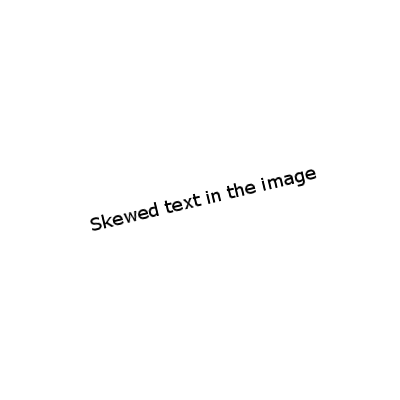
#> input picture notebooks/data/skewed.png, 400 x 400 px
$ jupyter execute OpenCvDeskew.ipynb   (shell and % lines are left out)   (older library calls are emulated)
#> lines starting #> are read from the running program, lines starting #| are printed output that depends on the picture; after the words box and inside, x2 and y2 are one past the last pixel; in counts of white or black regions, pixels touching at a corner belong together
# OpenCV deskew

Import all the necesary libraries.

[cell 1]
import cv2
import numpy as np
import matplotlib.pyplot as plt
import matplotlib.cm as cm
import matplotlib
import math

Display the image to deskew.

[cell 2]
image = cv2.imread('data/skewed.png')
#> image is the input picture: shape (400, 400, 3); min 0, max 255, mean 253.3

fig, ax = plt.subplots(figsize=(8, 8))
ax.imshow(image, interpolation='nearest')

Convert to grayscale and extract the mask.

[cell 3]
img2gray = cv2.cvtColor(image,cv2.COLOR_BGR2GRAY)
ret, mask = cv2.threshold(img2gray, 180, 255, cv2.THRESH_BINARY)
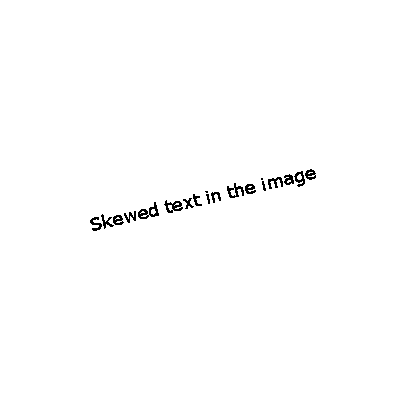
#> mask: shape (400, 400); 99.2% white; black in thin lines or dots, all inside (x1, y1, x2, y2) = (90, 169, 316, 231)
image_final = cv2.bitwise_and(img2gray, img2gray, mask = mask)
ret, new_img = cv2.threshold(image_final, 180, 255, cv2.THRESH_BINARY_INV)

fig, ax = plt.subplots(figsize=(8, 8))
ax.imshow(new_img, interpolation='nearest')

Define the kernel.

To manipulate the orientation of dilation.

Large y means more vertical dilation, large x means more horizontal dilation.

[cell 4]
kernel = cv2.getStructuringElement(cv2.MORPH_CROSS, (3, 3))
dilated = cv2.dilate(new_img, kernel, iterations = 9)
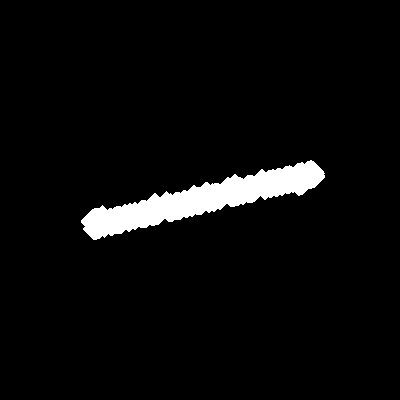
#> dilated: shape (400, 400); 4.1% white; 1 white region

Extract the contours from the image.

[cell 5]
_, contours, _ = cv2.findContours(dilated, cv2.RETR_EXTERNAL, cv2.CHAIN_APPROX_NONE)
#> contours = 1 contour; box (x1, y1, x2, y2) and area: (81, 160, 325, 240) 6337

Iterate through the extracted contours and draw them on the image.

We will also store the angle into a variable.

[cell 6]
angle = 0

original_image = np.copy(image)
original_shape = (image.shape[0], image.shape[1])
#> original_shape = (400, 400)

for contour in contours:

    # get rectangle bounding contour
    [x, y, w, h] = cv2.boundingRect(contour)

    # don't plot small false positives that aren't text
    if w < 35 and h < 35:
        continue

    # draw rectangle around contour on original image
    cv2.rectangle(image, (x, y), (x + w, y + h), (255, 0, 255), 2)

    rect = cv2.minAreaRect(contour)
    box = cv2.boxPoints(rect)
    box = np.int0(box)
    image = cv2.drawContours(image, [box], 0, (0, 0, 255), 2)

    # create a sub-image with applied rotation
    center = rect[0]
    angle = rect[2]

    # use rotation matrix to rotate the original image
    rot = cv2.getRotationMatrix2D(center, angle, 1)
    rotated_image = cv2.warpAffine(original_image, rot, original_shape)
#> this loop made 1 pass
#> (x, y, w, h, rect, box, angle, rot) on pass 1: (81, 160, 244, 80, ((202.7, 198.3), (247.9, 34.29), -12.23), [[85, 241], [77, 207], [320, 155], [327, 188]], -12.23, [[0.977, -0.212, 46.61], [0.212, 0.977, -38.43]])
#> pass 1, `image = cv2.drawContours(image, [box], 0, (0, 0, 255), 2)`:
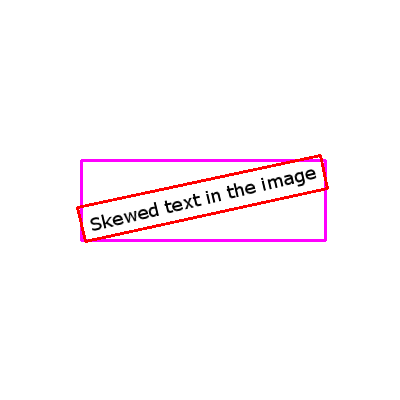
#> image: shape (400, 400, 3); 2.12% of pixels changed, all inside (x1, y1, x2, y2) = (76, 154, 329, 243)
#> pass 1, `rotated_image = cv2.warpAffine(original_image, rot, original_shape)`:
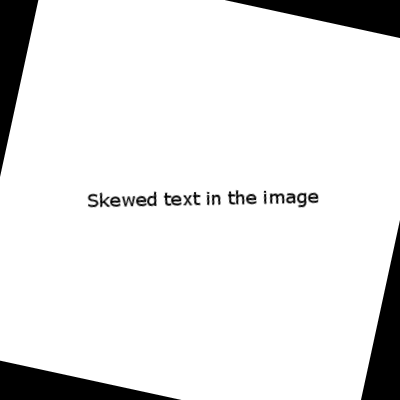
#> rotated_image: shape (400, 400, 3); min 0, max 255, mean 231.3

Display the images with the extracted contours.

[cell 7]
fig, ax = plt.subplots(figsize=(8, 8))
ax.imshow(image, interpolation='nearest')

Display the deskewed image.

[cell 8]
fig, ax = plt.subplots(figsize=(8, 8))
ax.imshow(rotated_image, interpolation='nearest')

Print the detected angle.

[cell 9]
angle
#> Out = -12.23
